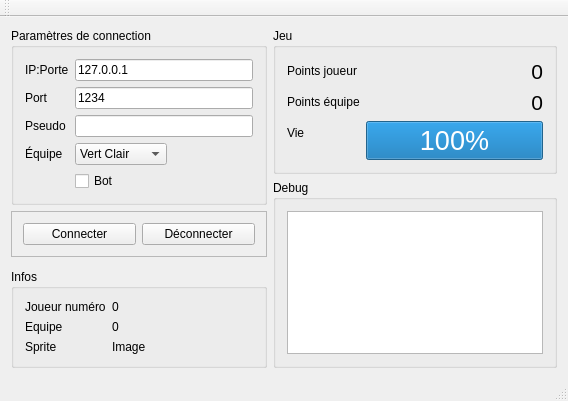
<?xml version="1.0" encoding="UTF-8"?>
<ui version="4.0">
 <class>MainWindow</class>
 <widget class="QMainWindow" name="MainWindow">
  <property name="geometry">
   <rect>
    <x>0</x>
    <y>0</y>
    <width>568</width>
    <height>401</height>
   </rect>
  </property>
  <property name="windowTitle">
   <string>MainWindow</string>
  </property>
  <widget class="QWidget" name="centralWidget">
   <layout class="QHBoxLayout" name="horizontalLayout_2">
    <item>
     <layout class="QVBoxLayout" name="verticalLayout">
      <item>
       <widget class="QGroupBox" name="groupBox">
        <property name="title">
         <string>Paramètres de connection</string>
        </property>
        <layout class="QVBoxLayout" name="verticalLayout_3">
         <item>
          <layout class="QFormLayout" name="formLayout">
           <property name="fieldGrowthPolicy">
            <enum>QFormLayout::ExpandingFieldsGrow</enum>
           </property>
           <item row="1" column="0">
            <widget class="QLabel" name="label">
             <property name="text">
              <string>IP:Porte</string>
             </property>
            </widget>
           </item>
           <item row="1" column="1">
            <widget class="QLineEdit" name="ipEdit">
             <property name="text">
              <string>127.0.0.1</string>
             </property>
            </widget>
           </item>
           <item row="2" column="0">
            <widget class="QLabel" name="label_2">
             <property name="text">
              <string>Port</string>
             </property>
            </widget>
           </item>
           <item row="2" column="1">
            <widget class="QLineEdit" name="portEdit">
             <property name="text">
              <string>1234</string>
             </property>
            </widget>
           </item>
           <item row="3" column="0">
            <widget class="QLabel" name="label_4">
             <property name="text">
              <string>Pseudo</string>
             </property>
            </widget>
           </item>
           <item row="3" column="1">
            <widget class="QLineEdit" name="nameEdit">
             <property name="contextMenuPolicy">
              <enum>Qt::CustomContextMenu</enum>
             </property>
             <property name="maxLength">
              <number>8</number>
             </property>
            </widget>
           </item>
           <item row="5" column="1">
            <widget class="QCheckBox" name="checkBoxBot">
             <property name="text">
              <string>Bot</string>
             </property>
            </widget>
           </item>
           <item row="4" column="1">
            <widget class="QComboBox" name="comboBoxTeam">
             <property name="contextMenuPolicy">
              <enum>Qt::PreventContextMenu</enum>
             </property>
             <property name="sizeAdjustPolicy">
              <enum>QComboBox::AdjustToContents</enum>
             </property>
             <item>
              <property name="text">
               <string>Vert Clair</string>
              </property>
             </item>
             <item>
              <property name="text">
               <string>Rouge</string>
              </property>
             </item>
             <item>
              <property name="text">
               <string>Bleu</string>
              </property>
             </item>
             <item>
              <property name="text">
               <string>Jaunes</string>
              </property>
             </item>
             <item>
              <property name="text">
               <string>Turquoise</string>
              </property>
             </item>
             <item>
              <property name="text">
               <string>Violet</string>
              </property>
             </item>
             <item>
              <property name="text">
               <string>Orange</string>
              </property>
             </item>
             <item>
              <property name="text">
               <string>Gris</string>
              </property>
             </item>
             <item>
              <property name="text">
               <string>Vert Foncé</string>
              </property>
             </item>
             <item>
              <property name="text">
               <string>Bleu Foncé</string>
              </property>
             </item>
            </widget>
           </item>
           <item row="4" column="0">
            <widget class="QLabel" name="label_10">
             <property name="text">
              <string>Équipe</string>
             </property>
            </widget>
           </item>
          </layout>
         </item>
        </layout>
       </widget>
      </item>
      <item>
       <widget class="QFrame" name="frame">
        <property name="frameShape">
         <enum>QFrame::StyledPanel</enum>
        </property>
        <property name="frameShadow">
         <enum>QFrame::Raised</enum>
        </property>
        <layout class="QVBoxLayout" name="verticalLayout_6">
         <item>
          <layout class="QHBoxLayout" name="horizontalLayout">
           <property name="topMargin">
            <number>0</number>
           </property>
           <item>
            <widget class="QPushButton" name="connectButton">
             <property name="text">
              <string>Connecter</string>
             </property>
            </widget>
           </item>
           <item>
            <widget class="QPushButton" name="disconnectButton">
             <property name="text">
              <string>Déconnecter</string>
             </property>
            </widget>
           </item>
          </layout>
         </item>
        </layout>
       </widget>
      </item>
      <item>
       <spacer name="verticalSpacer">
        <property name="orientation">
         <enum>Qt::Vertical</enum>
        </property>
        <property name="sizeHint" stdset="0">
         <size>
          <width>20</width>
          <height>40</height>
         </size>
        </property>
       </spacer>
      </item>
      <item>
       <widget class="QGroupBox" name="groupBox_4">
        <property name="title">
         <string>Infos</string>
        </property>
        <layout class="QFormLayout" name="formLayout_3">
         <property name="fieldGrowthPolicy">
          <enum>QFormLayout::ExpandingFieldsGrow</enum>
         </property>
         <item row="0" column="0">
          <widget class="QLabel" name="label_5">
           <property name="text">
            <string>Joueur numéro</string>
           </property>
          </widget>
         </item>
         <item row="0" column="1">
          <widget class="QLabel" name="playerIdLabel">
           <property name="text">
            <string>0</string>
           </property>
          </widget>
         </item>
         <item row="1" column="0">
          <widget class="QLabel" name="label_9">
           <property name="text">
            <string>Equipe</string>
           </property>
          </widget>
         </item>
         <item row="1" column="1">
          <widget class="QLabel" name="equipe">
           <property name="text">
            <string>0</string>
           </property>
          </widget>
         </item>
         <item row="2" column="0">
          <widget class="QLabel" name="label_8">
           <property name="text">
            <string>Sprite</string>
           </property>
          </widget>
         </item>
         <item row="2" column="1">
          <widget class="QLabel" name="sprite">
           <property name="text">
            <string>Image</string>
           </property>
          </widget>
         </item>
        </layout>
       </widget>
      </item>
     </layout>
    </item>
    <item>
     <layout class="QVBoxLayout" name="verticalLayout_5">
      <item>
       <widget class="QGroupBox" name="groupBox_2">
        <property name="title">
         <string>Jeu</string>
        </property>
        <layout class="QVBoxLayout" name="verticalLayout_2">
         <item>
          <layout class="QFormLayout" name="formLayout_2">
           <property name="leftMargin">
            <number>0</number>
           </property>
           <property name="topMargin">
            <number>0</number>
           </property>
           <item row="0" column="0">
            <widget class="QLabel" name="label_3">
             <property name="text">
              <string>Points joueur</string>
             </property>
            </widget>
           </item>
           <item row="0" column="1">
            <widget class="QLabel" name="playerScore">
             <property name="font">
              <font>
               <pointsize>16</pointsize>
              </font>
             </property>
             <property name="text">
              <string>0</string>
             </property>
             <property name="alignment">
              <set>Qt::AlignRight|Qt::AlignTrailing|Qt::AlignVCenter</set>
             </property>
            </widget>
           </item>
           <item row="1" column="1">
            <widget class="QLabel" name="teamScore">
             <property name="font">
              <font>
               <pointsize>16</pointsize>
              </font>
             </property>
             <property name="text">
              <string>0</string>
             </property>
             <property name="alignment">
              <set>Qt::AlignRight|Qt::AlignTrailing|Qt::AlignVCenter</set>
             </property>
            </widget>
           </item>
           <item row="1" column="0">
            <widget class="QLabel" name="label_6">
             <property name="text">
              <string>Points équipe</string>
             </property>
            </widget>
           </item>
           <item row="2" column="0">
            <widget class="QLabel" name="label_7">
             <property name="text">
              <string>Vie</string>
             </property>
            </widget>
           </item>
           <item row="2" column="1">
            <widget class="QProgressBar" name="healthPoints">
             <property name="font">
              <font>
               <pointsize>20</pointsize>
              </font>
             </property>
             <property name="value">
              <number>100</number>
             </property>
            </widget>
           </item>
          </layout>
         </item>
         <item>
          <spacer name="verticalSpacer_2">
           <property name="orientation">
            <enum>Qt::Vertical</enum>
           </property>
           <property name="sizeHint" stdset="0">
            <size>
             <width>20</width>
             <height>40</height>
            </size>
           </property>
          </spacer>
         </item>
        </layout>
       </widget>
      </item>
      <item>
       <widget class="QGroupBox" name="groupBox_3">
        <property name="title">
         <string>Debug</string>
        </property>
        <layout class="QVBoxLayout" name="verticalLayout_4">
         <item>
          <widget class="QTextEdit" name="debugTextEdit"/>
         </item>
        </layout>
       </widget>
      </item>
     </layout>
    </item>
   </layout>
  </widget>
  <widget class="QMenuBar" name="menuBar">
   <property name="geometry">
    <rect>
     <x>0</x>
     <y>0</y>
     <width>568</width>
     <height>23</height>
    </rect>
   </property>
  </widget>
  <widget class="QToolBar" name="mainToolBar">
   <attribute name="toolBarArea">
    <enum>TopToolBarArea</enum>
   </attribute>
   <attribute name="toolBarBreak">
    <bool>false</bool>
   </attribute>
  </widget>
  <widget class="QStatusBar" name="statusBar"/>
 </widget>
 <layoutdefault spacing="6" margin="11"/>
 <tabstops>
  <tabstop>ipEdit</tabstop>
  <tabstop>portEdit</tabstop>
  <tabstop>nameEdit</tabstop>
  <tabstop>connectButton</tabstop>
  <tabstop>disconnectButton</tabstop>
 </tabstops>
 <resources/>
 <connections/>
</ui>
